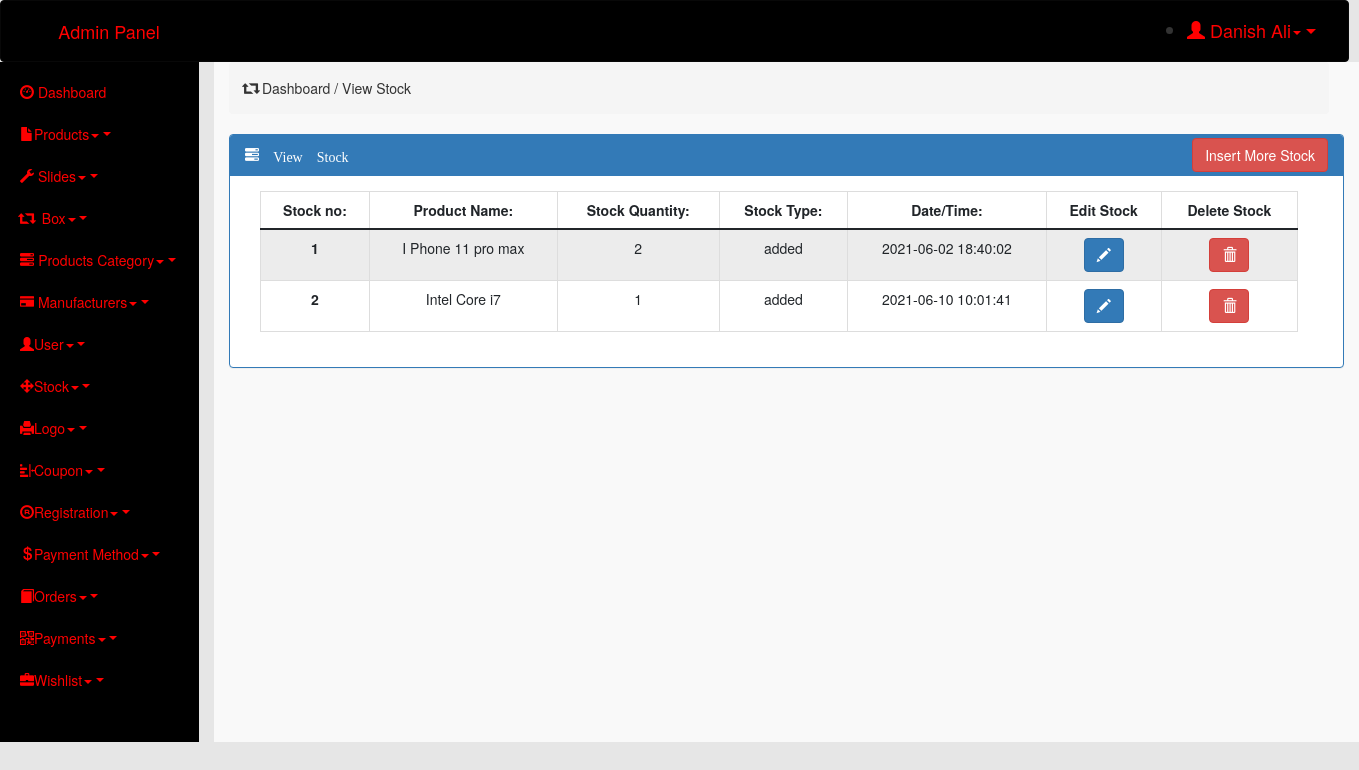
Screenshot of /admin/index.php?view_stock (signed in) with the database file from the repository.
### tables this page shows
CREATE TABLE `stock` (
  `stock_id` int(11) NOT NULL,
  `product_id` int(11) NOT NULL,
  `quantity` int(20) NOT NULL,
  `type` int(1) NOT NULL DEFAULT 1,
  `date/time` datetime NOT NULL DEFAULT current_timestamp()
);

CREATE TABLE `insert_product` (
  `id` int(11) NOT NULL,
  `title` varchar(100) NOT NULL,
  `manufacturer` int(20) NOT NULL,
  `product_category` int(20) NOT NULL,
  `image_1` varchar(100) NOT NULL,
  `image_2` varchar(100) NOT NULL,
  `image_3` varchar(100) NOT NULL,
  `purchase_price` varchar(11) NOT NULL,
  `sale_price` varchar(11) NOT NULL,
  `product_desc` varchar(3000) NOT NULL,
  `product_features` varchar(1000) NOT NULL,
  `keywords` varchar(50) NOT NULL,
  `date/time` datetime NOT NULL DEFAULT current_timestamp()
);

### admin/view_stock.php (the view, shortened to what this page needs)
<?php
    require_once('connection.php');
?>
<div class="row">
    <div class="col-md-12">
        <div class="breadcrumb">
            <h5><span class="glyphicon glyphicon-retweet"></span> Dashboard / View Stock</h5>
        </div>
    </div>
</div>
<div class="panel panel-primary">
    <div class="panel-heading">
        <span class="glyphicon glyphicon-tasks"> View Stock</span>
        <span style="float: right; margin-top: -7px"><a href="index.php?insert_stock" class="btn btn-danger">Insert More Stock</a></span>
    </div>
    <div class="panel-body">
        <div class="container-fluid">
            <div class="row">
                <div class="col-md-12 mx-auto">
                    <table class="table table-bordered table-striped">
                        <thead>
                            <tr>
                                <th scope="col">Stock no:</th>
                                <th scope="col">Product Name:</th>
                                <th scope="col">Stock Quantity:</th>
                                <th scope="col">Stock Type:</th>
                                <th scope="col">Date/Time:</th>
                                <th scope="col">Edit Stock</th>
                                <th scope="col">Delete Stock</th>
                            </tr>
                        </thead>
                        <tbody>
                            <?php
                                $sql = "SELECT * FROM stock";
                                $result = $conn->query($sql);
                                $sno = 1;
                                while($row = $result->fetch_assoc())
                            {
                                ?>
                                <tr>
                                    <th scope="row"><?php echo $sno ?></th>
                                    <td>
                                    <?php
                                        $product_id = $row['product_id'];
                                        $sql1 = "SELECT title FROM insert_product WHERE id = '$product_id' ";
                                        $result1 = $conn->query($sql1);
                                        $row1 = $result1->fetch_assoc();
                                        echo $row1['title'];
                                    ?>
                                    </td>
                                    <td><?php echo $row['quantity'] ?></td>
                                    <td>
                                        <?php if ($row['type'] == 1) {
                                            echo "added";
                                        }
                                        else{
                                            echo "sold";
                                        }
                                        ?>
                                    </td>
                                    <td><?php echo $row['date/time'] ?> </td>
                                    <td><a href="index.php?edit_stock_id=<?php echo $row['stock_id'] ?>" class="btn btn-primary"><span class="glyphicon glyphicon-pencil"></span></a></td>
                                    <td><a href="index.php?delete_stock_id=<?php echo $row['stock_id'] ?>" class="btn btn-danger"><span class="glyphicon glyphicon-trash"></span></a></td>
                                </tr>
                                <?php
                                    $sno++;
                                    }
                                ?>
                        </tbody>
                    </table>
                </div>
            </div>
        </div>
    </div>
</div>

### admin/index.php (style rules this page uses)
* { margin: 0px; padding: 0px; }
body { background-color: #E6E6E6; }
.row { margin-right: 0px; }
th , td { text-align: center; }

### rows the page displays
stock: product.title "I Phone 11 pro max", quantity "2", type "added", value "2021-06-02 18:40:02"
stock: product.title "Intel Core i7", quantity "1", type "added", value "2021-06-10 10:01:41"

### other values shown
$name "Danish Ali"
